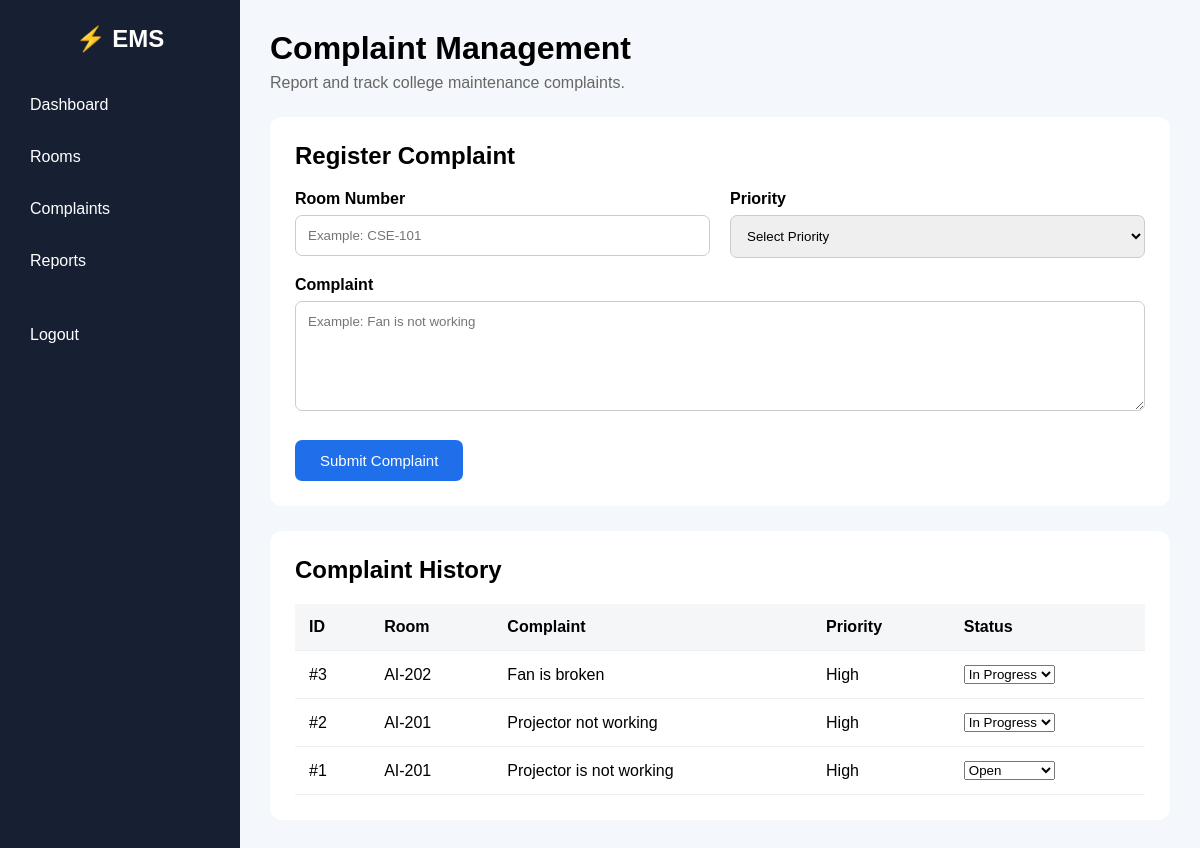
The app's page /complaints with its own data.
### tables this page shows
CREATE TABLE complaints (
            id INTEGER PRIMARY KEY AUTOINCREMENT,
            room_no TEXT NOT NULL,
            complaint TEXT NOT NULL,
            priority TEXT NOT NULL,
            status TEXT DEFAULT 'Open'
        );

### app.py (the view)
@app.route("/complaints")
def complaints():
    conn = get_db()
    complaints = conn.execute(
        "SELECT * FROM complaints ORDER BY id DESC"
    ).fetchall()
    conn.close()
    return render_template(
        "complaints.html",
        complaints=complaints
    )

### app.py (called while the page is built)
def get_db():
    conn = sqlite3.connect(DATABASE)
    conn.row_factory = sqlite3.Row
    return conn

### templates/complaints.html (shortened to what this page needs)
<!DOCTYPE html>
<html lang="en">
<head>
    <link rel="stylesheet"
          href="{{ url_for('static', filename='css/style.css') }}">
</head>
<body>
<div class="dashboard">
    <aside class="sidebar">
        <h2>⚡ EMS</h2>
        <a href="/dashboard">Dashboard</a>
        <a href="/rooms">Rooms</a>
        <a href="/complaints">Complaints</a>
        <a href="/reports">Reports</a>
        <a href="/" class="logout">Logout</a>
    </aside>
    <main class="main-content">
        <div class="topbar">
            <h1>Complaint Management</h1>
            <p>Report and track college maintenance complaints.</p>
        </div>
        <section class="panel">
            <h2>Register Complaint</h2>
            <form class="room-form"
                  action="/add_complaint"
                  method="POST">
                <div class="form-row">
                    <div>
                        <label>Room Number</label>
                        <input type="text"
                               name="room_no"
                               placeholder="Example: CSE-101"
                               required>
                    </div>
                    <div>
                        <label>Priority</label>
                        <select name="priority" required>
                            <option value="">
                                Select Priority
                            </option>
                        </select>
                    </div>
                </div>
                <div>
                    <label>Complaint</label>
                    <textarea name="complaint"
                              placeholder="Example: Fan is not working"
                              required></textarea>
                </div>
                <button type="submit"
                        class="primary-btn">
                    Submit Complaint
                </button>
            </form>
        </section>
        <section class="panel room-list">
            <h2>Complaint History</h2>
            <table>
                <thead>
                    <tr>
                        <th>ID</th>
                        <th>Room</th>
                        <th>Complaint</th>
                        <th>Priority</th>
                        <th>Status</th>
                    </tr>
                </thead>
                <tbody>
                {% for complaint in complaints %}
                    <tr>
                        <td>
                            #{{ complaint["id"] }}
                        </td>
                        <td>
                            {{ complaint["room_no"] }}
                        </td>
                        <td>
                            {{ complaint["complaint"] }}
                        </td>
                        <td>
                            {{ complaint["priority"] }}
                        </td>
                        <td>
    <form action="/update_complaint/{{ complaint['id'] }}"
          method="POST">
        <select name="status"
                onchange="this.form.submit()">
            <option value="Open"
                {% if complaint["status"] == "Open" %}selected{% endif %}>
                Open
            </option>
            <option value="In Progress"
                {% if complaint["status"] == "In Progress" %}selected{% endif %}>
                In Progress
            </option>
        </select>
    </form>
</td>
                    </tr>
                {% else %}
                    <tr>
                        <td colspan="5">
                            No complaints registered yet.
                        </td>
                    </tr>
                {% endfor %}
                </tbody>
            </table>
        </section>
    </main>
</div>
</body>
</html>

### static/css/style.css (style rules this page uses)
* { margin: 0; padding: 0; box-sizing: border-box; font-family: Arial, sans-serif; }
body { min-height: 100vh; background: #f4f7fb; }
.dashboard { display: flex; min-height: 100vh; }
.sidebar { width: 240px; background: #172033; color: white; padding: 25px 15px; }
.sidebar h2 { text-align: center; margin-bottom: 30px; }
.sidebar a { display: block; color: white; text-decoration: none; padding: 13px 15px; margin-bottom: 8px; border-radius: 7px; }
.sidebar .logout { margin-top: 30px; }
.main-content { flex: 1; padding: 30px; background: #f4f7fb; }
.topbar { margin-bottom: 25px; }
.topbar h1 { margin-bottom: 7px; }
.topbar p { color: #666; }
.panel { background: white; padding: 25px; border-radius: 12px; }
.panel h2 { margin-bottom: 20px; }
table { width: 100%; border-collapse: collapse; }
th, td { padding: 14px; text-align: left; border-bottom: 1px solid #eee; }
th { background: #f5f6f8; }
.room-form { margin-top: 20px; }
.form-row { display: grid; grid-template-columns: 1fr 1fr; gap: 20px; margin-bottom: 18px; }
.room-form label { display: block; margin-bottom: 7px; font-weight: bold; }
.room-form input, .room-form select { width: 100%; padding: 12px; border: 1px solid #ccc; border-radius: 7px; }
.primary-btn { margin-top: 10px; padding: 12px 25px; border: none; border-radius: 7px; background: #1f6feb; color: white; cursor: pointer; font-size: 15px; }
.room-list { margin-top: 25px; }
textarea { width: 100%; min-height: 110px; padding: 12px; border: 1px solid #ccc; border-radius: 7px; resize: vertical; margin-bottom: 15px; }

### records on screen
complaints: id "3", room_no "AI-202", complaint "Fan is broken", priority "High", status "In Progress"
complaints: id "2", room_no "AI-201", complaint "Projector not working", priority "High", status "In Progress"
complaints: id "1", room_no "AI-201", complaint "Projector is not working", priority "High", status "Open"
